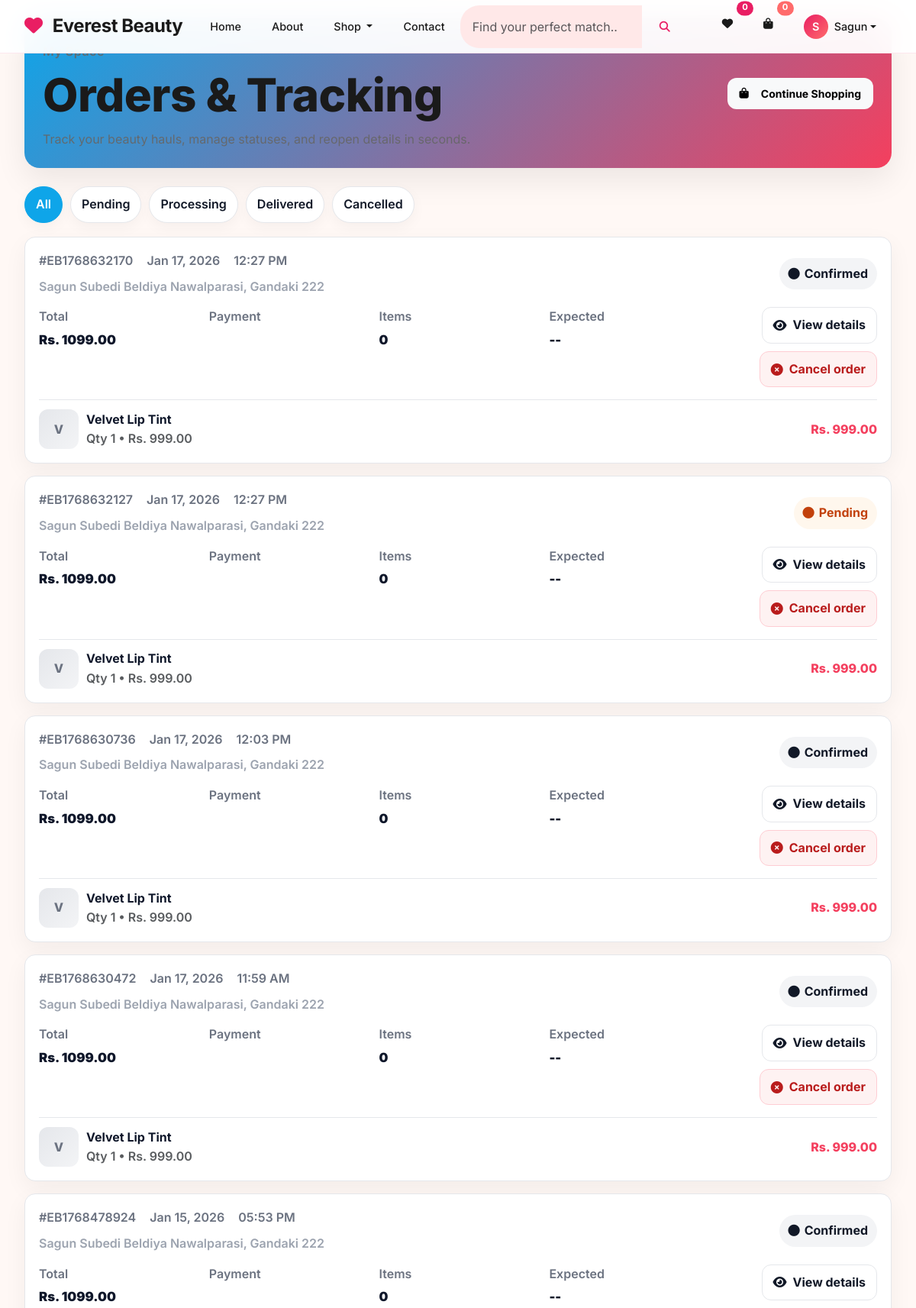
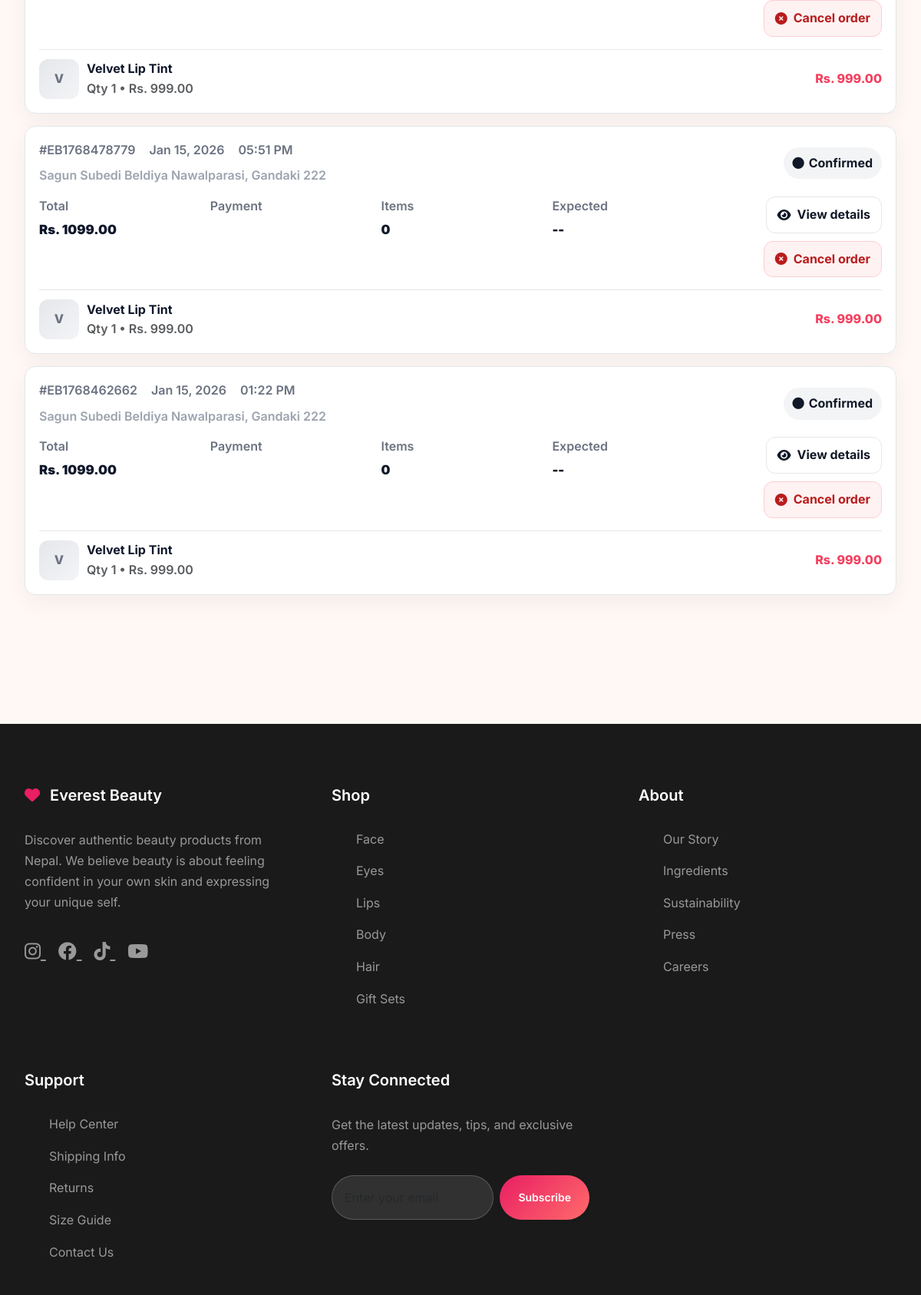
The page /users/orders/ (signed in, upper part) on the database its author committed (2 pictures, top to bottom).
### order_management/models.py (models this page shows, shortened)
class Order(models.Model):
    ORDER_STATUS_CHOICES = [
        ('pending', 'Pending'),
        ('confirmed', 'Confirmed'),
        ('processing', 'Processing'),
        ('shipped', 'Shipped'),
        ('delivered', 'Delivered'),
        ('cancelled', 'Cancelled'),
        ('refunded', 'Refunded'),
    ]
    user = models.ForeignKey(User, on_delete=models.CASCADE, related_name='orders')
    order_number = models.CharField(max_length=20, unique=True)
    status = models.CharField(max_length=20, choices=ORDER_STATUS_CHOICES, default='pending')
    total_amount = models.DecimalField(max_digits=10, decimal_places=2, validators=[MinValueValidator(Decimal('0.00'))])
    shipping_address = models.TextField()
    shipping_phone = models.CharField(max_length=15)
    shipping_email = models.EmailField()
    payment_method = models.CharField(max_length=50, default='khalti')
    payment_status = models.CharField(max_length=20, default='pending')
    created_at = models.DateTimeField(auto_now_add=True)
    updated_at = models.DateTimeField(auto_now=True)
    class Meta:
        ordering = ['-created_at']
        verbose_name = 'Order'
        verbose_name_plural = 'Orders'

class OrderItem(models.Model):
    order = models.ForeignKey(Order, on_delete=models.CASCADE, related_name='items')
    product_name = models.CharField(max_length=200)
    product_sku = models.CharField(max_length=100)
    quantity = models.PositiveIntegerField()
    unit_price = models.DecimalField(max_digits=10, decimal_places=2)
    total_price = models.DecimalField(max_digits=10, decimal_places=2)
    class Meta:
        verbose_name = 'Order Item'
        verbose_name_plural = 'Order Items'

### user_management/views.py (the view)
# urls.py: path('orders/', views.user_orders, name='user_orders'),
@login_required
def user_orders(request):
    orders = Order.objects.filter(user=request.user).order_by('-created_at')
    context = {
        'orders': orders,
    }
    return render(request, 'user_management/user_orders.html', context)

### templates/user_management/user_orders.html (shortened to what this page needs)
{% extends 'base.html' %}
{% load static %}
{% block content %}
<div class="container py-4">
    <div class="orders-hero">
        <div>
            <p class="mb-1" style="opacity:0.85; font-weight:600; letter-spacing:0.5px;">My Space</p>
            <h1 class="mb-1">Orders & Tracking</h1>
            <p>Track your beauty hauls, manage statuses, and reopen details in seconds.</p>
        </div>
        <a href="{% url 'dashboard:home' %}" class="btn btn-light" style="font-weight:700; border-radius:12px; padding:10px 16px;">
            <i class="fas fa-shopping-bag me-2"></i>Continue Shopping
        </a>
    </div>
    {% if orders %}
        <div class="order-filters">
            <button class="filter-chip active" data-status="all">All</button>
            <button class="filter-chip" data-status="pending">Pending</button>
            <button class="filter-chip" data-status="processing">Processing</button>
            <button class="filter-chip" data-status="delivered">Delivered</button>
            <button class="filter-chip" data-status="cancelled">Cancelled</button>
        </div>
        <div id="ordersList">
            {% for order in orders %}
            <div class="order-card" data-status="{{ order.status }}">
                <div class="order-top">
                    <div>
                        <div class="order-meta">
                            <span>#{{ order.order_number }}</span>
                            <span>{{ order.created_at|date:"M d, Y" }}</span>
                            <span>{{ order.created_at|date:"h:i A" }}</span>
                        </div>
                        <div class="mt-2" style="color:#9ca3af; font-weight:600;">
                            {{ order.shipping_address|default:"Shipping address not set" }}
                        </div>
                    </div>
                    <span class="status-pill
                        {% if order.status == 'delivered' %}status-delivered
                        {% elif order.status == 'pending' %}status-pending
                        {% elif order.status == 'cancelled' %}status-cancelled
                        {% elif order.status == 'processing' %}status-processing
                        {% else %}status-default{% endif %}">
                        <i class="fas fa-circle"></i>{{ order.get_status_display }}
                    </span>
                </div>
                <div class="order-body">
                    <div class="metric">
                        <span>Total</span>
                        <strong>Rs. {{ order.total_amount }}</strong>
                    </div>
                    <div class="metric">
                        <span>Payment</span>
                    </div>
                    <div class="metric">
                        <span>Items</span>
                        <strong>{{ order.items.count|default:order.items|length }}</strong>
                    </div>
                    <div class="metric">
                        <span>Expected</span>
                        <strong>{% if order.expected_delivery %}{{ order.expected_delivery|date:"M d" }}{% else %}--{% endif %}</strong>
                    </div>
                    <div class="order-actions">
                        <a href="{% url 'order_management:order_detail' order.id %}" class="btn-soft">
                            <i class="fas fa-eye"></i> View details
                        </a>
                        {% if order.status == 'delivered' %}
                        <a href="{% url 'review_system:review_list' %}" class="btn-soft">
                            <i class="fas fa-pen"></i> Review products
                        </a>
                        {% elif order.status == 'pending' or order.status == 'confirmed' or order.status == 'processing' %}
                        <form method="POST" action="{% url 'user_management:cancel_order' order.id %}" style="display:inline;" onsubmit="event.preventDefault(); showConfirm('Cancel order #{{ order.order_number }}? This cannot be undone.', 'Cancel Order').then(ok => { if(ok) event.target.submit(); });">
                            <button type="submit" class="btn-soft" style="background:#fef2f2; border-color:#fecdd3; color:#b91c1c;">
                                <i class="fas fa-times-circle"></i> Cancel order
                            </button>
                        </form>
                        {% endif %}
                    </div>
                </div>
                <div class="mt-3" style="border-top:1px solid #e5e7eb; padding-top:12px; display:grid; gap:8px;">
                    {% for item in order.items.all %}
                    <div style="display:grid; grid-template-columns:52px 1fr auto; gap:10px; align-items:center;">
                        <div class="thumb" style="width:52px; height:52px; border-radius:12px; background:linear-gradient(135deg,#e5e7eb,#f3f4f6); display:grid; place-items:center; font-weight:800; color:#6b7280;">{{ item.product_name|first|upper }}</div>
                        <div>
                            <div style="font-weight:700; color:#0f172a;">{{ item.product_name }}</div>
                            <div class="text-muted" style="font-weight:600;">Qty {{ item.quantity }} • Rs. {{ item.unit_price }}</div>
                        </div>
                        <div style="font-weight:800; color:#f43f5e;">Rs. {{ item.total_price }}</div>
                    </div>
                    {% empty %}
                    <div class="text-muted">No line items recorded.</div>
                    {% endfor %}
                </div>
            </div>
            {% endfor %}
        </div>
    {% endif %}
</div>
{% endblock %}

### templates/base.html (shortened to what this page needs)
<!DOCTYPE html>
<html lang="en">
<head>
    <link href="https://cdn.jsdelivr.net/npm/bootstrap@5.3.0/dist/css/bootstrap.min.css" rel="stylesheet">
    <link rel="stylesheet" href="https://cdnjs.cloudflare.com/ajax/libs/font-awesome/6.4.0/css/all.min.css">
    {% load static %}
    <link rel="stylesheet" href="{% static 'css/rare-beauty-style.css' %}">
</head>
<body>
    <nav class="navbar navbar-expand-lg">
        <div class="container">
            <a class="navbar-brand" href="{% url 'dashboard:home' %}">
                <i class="fas fa-heart me-2" style="color: var(--rare-pink);"></i>
                Everest Beauty
            </a>
            <div class="collapse navbar-collapse" id="navbarNav">
                <ul class="navbar-nav mx-auto">
                    <li class="nav-item">
                        <a class="nav-link" href="{% url 'dashboard:home' %}">Home</a>
                    </li>
                    <li class="nav-item">
                        <a class="nav-link" href="{% url 'dashboard:about' %}">About</a>
                    </li>
                    <li class="nav-item dropdown">
                        <a class="nav-link dropdown-toggle" href="#" role="button" data-bs-toggle="dropdown">
                            Shop
                        </a>
                    </li>
                    <li class="nav-item">
                        <a class="nav-link" href="{% url 'dashboard:contact' %}">Contact</a>
                    </li>
                </ul>
                <form class="d-flex me-4" method="GET" action="{% url 'dashboard:search_products' %}">
                    <div class="input-group">
                        <input class="form-control border-0" type="search" name="q" placeholder="Find your perfect match..." aria-label="Search" style="background: var(--rare-soft-pink); border-radius: 25px 0 0 25px;">
                        <button class="btn btn-outline-primary border-0" type="submit" style="border-radius: 0 25px 25px 0;">
                            <i class="fas fa-search"></i>
                        </button>
                    </div>
                </form>
                <ul class="navbar-nav">
                    {% if user.is_authenticated %}
                        <li class="nav-item">
                            <a class="nav-link position-relative" href="{% url 'dashboard:wishlist' %}">
                                <i class="fas fa-heart"></i>
                                <span class="position-absolute top-0 start-100 translate-middle badge rounded-pill" style="background: var(--rare-pink); font-size: 0.7rem;">{{ navbar_wishlist_count|default:0 }}</span>
                            </a>
                        </li>
                        <li class="nav-item">
                            <a class="nav-link position-relative" href="{% url 'dashboard:cart' %}">
                                <i class="fas fa-shopping-bag"></i>
                                <span class="position-absolute top-0 start-100 translate-middle badge rounded-pill" style="background: var(--rare-coral); font-size: 0.7rem;">{{ navbar_cart_count|default:0 }}</span>
                            </a>
                        </li>
                        <li class="nav-item dropdown">
                            <a class="nav-link dropdown-toggle d-flex align-items-center" href="#" role="button" data-bs-toggle="dropdown" aria-expanded="false">
                                <div class="user-avatar me-2">
                                    {{ user.first_name.0|default:user.username.0|upper }}
                                </div>
                                <span class="user-name">{{ user.first_name|default:user.username }}</span>
                            </a>
                        </li>
                    {% endif %}
                </ul>
            </div>
        </div>
    </nav>
    <main>
        {% block content %}{% endblock %}
    </main>
    <footer class="footer">
        <div class="container">
            <div class="footer-content">
                <div class="footer-section">
                    <h5>
                        <i class="fas fa-heart me-2" style="color: var(--rare-pink);"></i>
                        Everest Beauty
                    </h5>
                    <p style="color: var(--text-light); line-height: 1.7; margin-bottom: 2rem;">
                        Discover authentic beauty products from Nepal. We believe beauty is about feeling confident in your own skin and expressing your unique self.
                    </p>
                    <div class="social-links">
                        <a href="#" style="color: var(--text-light); font-size: 1.5rem; margin-right: 1rem; transition: var(--transition);" onmouseover="this.style.color='var(--rare-pink)'" onmouseout="this.style.color='var(--text-light)'">
                            <i class="fab fa-instagram"></i>
                        </a>
                        <a href="#" style="color: var(--text-light); font-size: 1.5rem; margin-right: 1rem; transition: var(--transition);" onmouseover="this.style.color='var(--rare-pink)'" onmouseout="this.style.color='var(--text-light)'">
                            <i class="fab fa-facebook"></i>
                        </a>
                        <a href="#" style="color: var(--text-light); font-size: 1.5rem; margin-right: 1rem; transition: var(--transition);" onmouseover="this.style.color='var(--rare-pink)'" onmouseout="this.style.color='var(--text-light)'">
                            <i class="fab fa-tiktok"></i>
                        </a>
                        <a href="#" style="color: var(--text-light); font-size: 1.5rem; margin-right: 1rem; transition: var(--transition);" onmouseover="this.style.color='var(--rare-pink)'" onmouseout="this.style.color='var(--text-light)'">
                            <i class="fab fa-youtube"></i>
                        </a>
                    </div>
                </div>
                <div class="footer-section">
                    <h5>Shop</h5>
                    <ul>
                        <li><a href="#">Face</a></li>
                        <li><a href="#">Eyes</a></li>
                        <li><a href="#">Lips</a></li>
                        <li><a href="#">Body</a></li>
                        <li><a href="#">Hair</a></li>
                        <li><a href="#">Gift Sets</a></li>
                    </ul>
                </div>
                <div class="footer-section">
                    <h5>About</h5>
                    <ul>
                        <li><a href="#">Our Story</a></li>
                        <li><a href="#">Ingredients</a></li>
                        <li><a href="#">Sustainability</a></li>
                        <li><a href="#">Press</a></li>
                        <li><a href="#">Careers</a></li>
                    </ul>
                </div>
                <div class="footer-section">
                    <h5>Support</h5>
                    <ul>
                        <li><a href="#">Help Center</a></li>
                        <li><a href="#">Shipping Info</a></li>
                        <li><a href="#">Returns</a></li>
                        <li><a href="#">Size Guide</a></li>
                        <li><a href="#">Contact Us</a></li>
                    </ul>
                </div>
                <div class="footer-section">
                    <h5>Stay Connected</h5>
                    <p style="color: var(--text-light); margin-bottom: 1.5rem;">Get the latest updates, tips, and exclusive offers.</p>
                    <form class="d-flex gap-2">
                        <input type="email" class="form-control" placeholder="Enter your email" style="background: rgba(255,255,255,0.1); border: 1px solid rgba(255,255,255,0.2); color: white; border-radius: var(--radius-full);">
                        <button type="submit" class="btn btn-primary">Subscribe</button>
                    </form>
                </div>
            </div>
        </div>
    </footer>
</body>
</html>

### rows shown on the page
Order: order_number "EB1768632170", created_at "Jan 17, 2026", created_at "12:27 PM", shipping_address "Sagun Subedi Beldiya Nawalparasi, Gandaki 222", status "Confirmed", total_amount "1099.00", items.count|length "0"
OrderItem: product_name|first "V", product_name "Velvet Lip Tint", quantity "1", unit_price "999.00", total_price "999.00"
Order: order_number "EB1768632127", created_at "Jan 17, 2026", created_at "12:27 PM", shipping_address "Sagun Subedi Beldiya Nawalparasi, Gandaki 222", status "Pending", total_amount "1099.00", items.count|length "0"
OrderItem: product_name|first "V", product_name "Velvet Lip Tint", quantity "1", unit_price "999.00", total_price "999.00"
Order: order_number "EB1768630736", created_at "Jan 17, 2026", created_at "12:03 PM", shipping_address "Sagun Subedi Beldiya Nawalparasi, Gandaki 222", status "Confirmed", total_amount "1099.00", items.count|length "0"
OrderItem: product_name|first "V", product_name "Velvet Lip Tint", quantity "1", unit_price "999.00", total_price "999.00"
Order: order_number "EB1768630472", created_at "Jan 17, 2026", created_at "11:59 AM", shipping_address "Sagun Subedi Beldiya Nawalparasi, Gandaki 222", status "Confirmed", total_amount "1099.00", items.count|length "0"
OrderItem: product_name|first "V", product_name "Velvet Lip Tint", quantity "1", unit_price "999.00", total_price "999.00"
Order: order_number "EB1768478924", created_at "Jan 15, 2026", created_at "05:53 PM", shipping_address "Sagun Subedi Beldiya Nawalparasi, Gandaki 222", status "Confirmed", total_amount "1099.00", items.count|length "0"
OrderItem: product_name|first "V", product_name "Velvet Lip Tint", quantity "1", unit_price "999.00", total_price "999.00"
Order: order_number "EB1768478779", created_at "Jan 15, 2026", created_at "05:51 PM", shipping_address "Sagun Subedi Beldiya Nawalparasi, Gandaki 222", status "Confirmed", total_amount "1099.00", items.count|length "0"
OrderItem: product_name|first "V", product_name "Velvet Lip Tint", quantity "1", unit_price "999.00", total_price "999.00"
Order: order_number "EB1768462662", created_at "Jan 15, 2026", created_at "01:22 PM", shipping_address "Sagun Subedi Beldiya Nawalparasi, Gandaki 222", status "Confirmed", total_amount "1099.00", items.count|length "0"
OrderItem: product_name|first "V", product_name "Velvet Lip Tint", quantity "1", unit_price "999.00", total_price "999.00"

### other values the page prints
{{ navbar_wishlist_count|default:0 }} "0"
{{ navbar_cart_count|default:0 }} "0"
{{ user.first_name.0|default:user.username.0|upper }} "S"
{{ user.first_name|default:user.username }} "Sagun"
